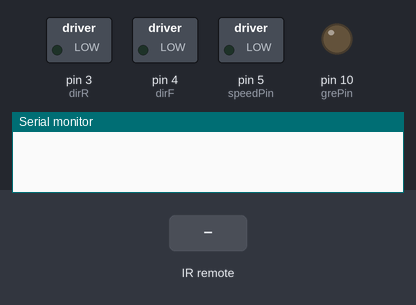
Simulated run of this sketch. Board: Arduino Uno, built with avr-gcc and run on an emulated ATmega328P. Parts: switched loads named in the sketch (green lamp = pin HIGH), output pins drawn as LEDs (lit = HIGH), the last lines printed to the serial monitor. The test bench sets the inputs (shaded band).

Above: at 1.2 s.
1.3 s: infrared code 0xA received
At 2.1 s:
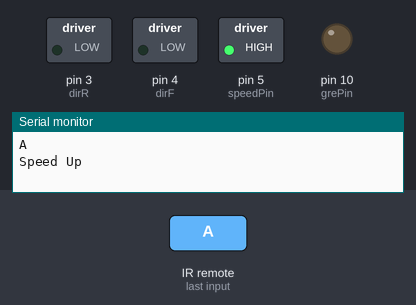
2.8 s: infrared code 0x0 received
At 3.1 s:
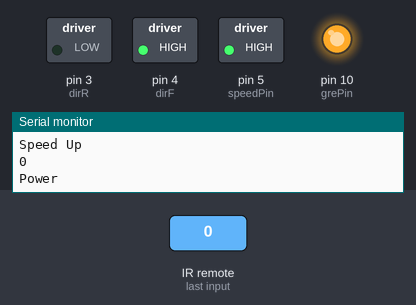
4.3 s: infrared code 0x2 received
At 5.4 s:
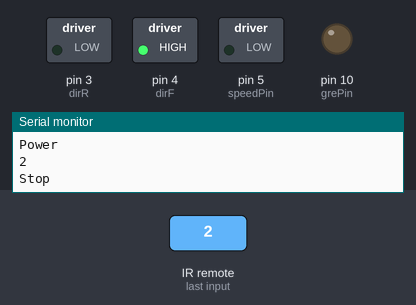
5.8 s: infrared code 0x4 received
At 6.6 s:
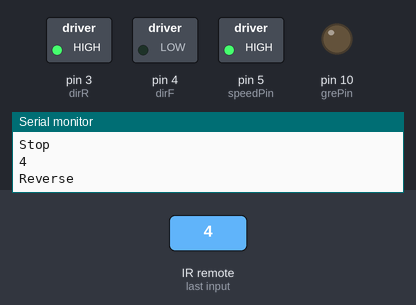
7.3 s: infrared code 0x6 received
At 7.7 s:
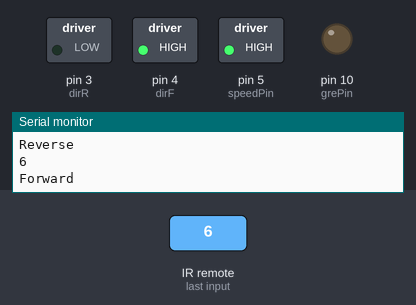
Timing chart, 0 to 9.8 s (numbered marks = the images above; inputs shaded):
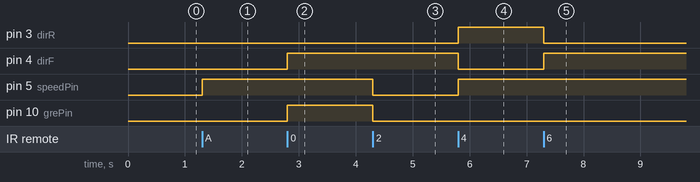

The sketch:

remote_control_motor.ino
```cpp
#include <IRremote.hpp>  // Make sure this is installed correctly

int irPin = 9;
IRrecv IR(irPin);
IRData cmd;
String myCom;

// Motor Pins
int speedPin = 5;
int dirF = 4;
int dirR = 3;
int mSpeed = 0;

// Led Pin
int grePin = 10;

void setup()
{
  Serial.begin(9600);
  IR.begin(irPin);
  pinMode(speedPin, OUTPUT);
  pinMode(dirF, OUTPUT);
  pinMode(dirR, OUTPUT);
  pinMode(grePin, OUTPUT);

  digitalWrite(dirF, LOW);
  digitalWrite(dirR, LOW);
}

void loop()
{
  if (IR.decode())
  {
    Serial.println(IR.decodedIRData.command, HEX);

    if(IR.decodedIRData.command == 0)
  	{
    	myCom = "Power";
    	Serial.println(myCom);
  	}
    else if(IR.decodedIRData.command == 2)
  	{
    	myCom = "Stop";
    	Serial.println(myCom);
  	}
    else if(IR.decodedIRData.command == 4)
    {
      myCom = "Reverse";
      Serial.println(myCom);
    }
    else if(IR.decodedIRData.command == 6)
    {
      myCom = "Forward";
      Serial.println(myCom);
    }
    else if(IR.decodedIRData.command == 0xA)
    {
      myCom = "Speed Up";
      Serial.println(myCom);
    }
    else if(IR.decodedIRData.command == 8)
    {
      myCom = "Speed Down";
      Serial.println(myCom);
    }


    IR.resume();  // Continue receiving
  }

  if(myCom == "Power")
  {
    digitalWrite(grePin, HIGH);
    digitalWrite(dirF, HIGH);
  	digitalWrite(dirR, LOW);
  	analogWrite(speedPin, mSpeed);
  }
  else if(myCom == "Stop")
  {
    digitalWrite(grePin, LOW);
    digitalWrite(dirF, HIGH);
  	digitalWrite(dirR, LOW);
  	analogWrite(speedPin, 0);
  }
  else if(myCom == "Forward")
  {
    digitalWrite(dirF, HIGH);
    digitalWrite(dirR, LOW);
    analogWrite(speedPin, mSpeed);
  }
  else if(myCom == "Reverse")
  {
    digitalWrite(dirF, LOW);
    digitalWrite(dirR, HIGH);
    analogWrite(speedPin, mSpeed);
  }
  else if(myCom == "Speed Up")
  {
    mSpeed = mSpeed + 5;

    if( mSpeed > 255)
    {
      mSpeed = 255;
    }

    analogWrite(speedPin, mSpeed);
  }
  else if(myCom == "Speed Down")
  {
    mSpeed = mSpeed - 5;

    if( mSpeed < 0)
    {
      mSpeed = 0;
    }

    analogWrite(speedPin, mSpeed);
  }


}
```

Measured:
- after the input at 1.3 s, pin 5 (speedPin): LOW → HIGH at once
- after the input at 2.8 s, pin 4 (dirF), pin 10 (grePin): LOW → HIGH at once
- after the input at 4.3 s, pin 5 (speedPin), pin 10 (grePin): HIGH → LOW at once
- after the input at 5.8 s, pin 3 (dirR), pin 5 (speedPin): LOW → HIGH at once; pin 4 (dirF): HIGH → LOW at once
- after the input at 7.3 s, pin 3 (dirR): HIGH → LOW at once; pin 4 (dirF): LOW → HIGH at once
